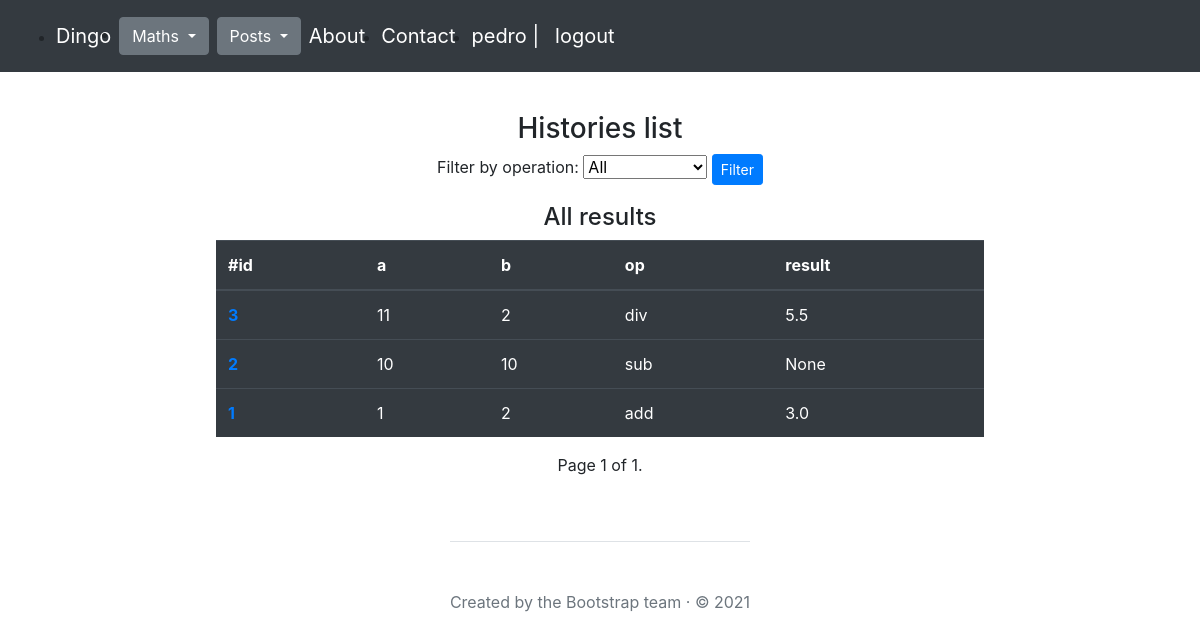
Page /maths/histories/ (signed in) on the earlier database version.
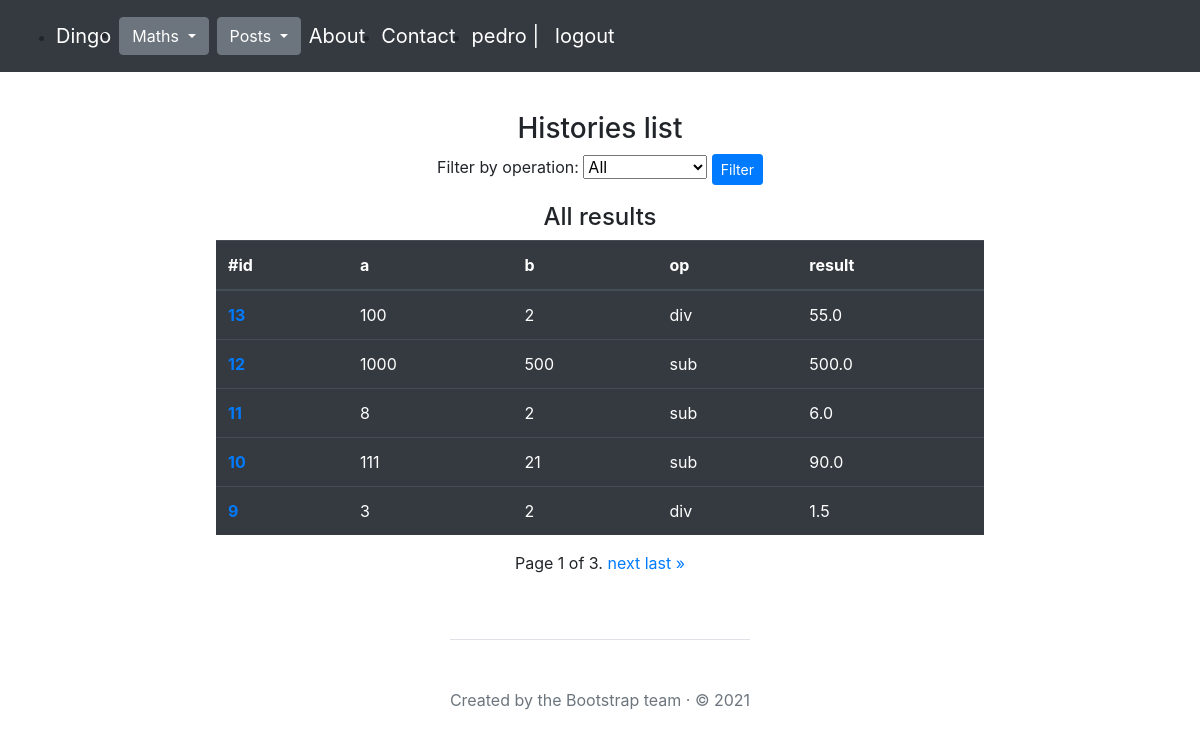
Same page on the later database version.
### maths/models.py (models this page shows, shortened)
class Math(models.Model):
    class Meta:
        ordering = ["-id"]
    operation = models.CharField(max_length=5, choices=OPERATION_CHOICES)
    a = models.IntegerField()
    b = models.IntegerField()
    created = models.DateTimeField(auto_now_add=True)
    result = models.ForeignKey(
        'maths.Result',
        on_delete=models.CASCADE,
        null=True,
        blank=True
    )

class Result(models.Model):
    value = models.FloatField(blank=True, null=True, unique=True)
    error = models.CharField(
        max_length=255,
        null=True,
        blank=True,
        unique=True
    )
    class Meta:
        constraints = [
            models.CheckConstraint(
                name="%(app_label)s_%(class)s_value_error_together",
                check=(
                    models.Q(
                        value__isnull=False,
                        error__isnull=True,
                    )
                    | models.Q(
                        value__isnull=True,
                        error__isnull=False,
                    )
                ),
            )
        ]

### maths/views.py (the view)
# urls.py: path('histories/', maths_list, name="list"),
@login_required
def maths_list(request):
    maths = Math.objects.all()
    page_number = request.GET.get('page')
    operation_filter = request.GET.get('operation')
    if operation_filter:
        maths = Math.objects.filter(operation=operation_filter)
    paginator = Paginator(maths, 5)
    maths = paginator.get_page(page_number)
    return render(
        request=request,
        template_name="maths/list.html",
        context={"maths": maths,
                 "operation_filter": operation_filter,
                }
    )

### maths/templates/maths/list.html (shortened to what this page needs)
{% extends "main.html" %}
{% block content %}
<div class="mt-3 d-flex flex-column align-items-center justify-content-center">
<h3>Histories list</h3>
<form method="get" action="{% url 'maths:list' %}">
    <label for="operation">Filter by operation:</label>
    <select name="operation" id="operation">
        <option value="">All</option>
    </select>
    <button class="btn btn-sm btn-primary" type="submit">Filter</button>
</form>
    {% if operation_filter %}
        <h4 class="mt-3">Filtered by opetarion: {{ operation_filter }}</h4>
    {% else %}
        <h4 class="mt-3">All results</h4>
    {% endif %}
    <div class="table-responsive">
        <table class="table table-dark">
          <thead>
            <tr>
              <th scope="col">#id</th>
              <th scope="col">a</th>
              <th scope="col">b</th>
              <th scope="col">op</th>
              <th scope="col">result</th>
            </tr>
          </thead>
          <tbody>
            {% if maths %}
            {% for m in maths %}
              <tr>
                <th scope="row"><a href="{% url "maths:details" m.id %}">{{ m.id }}</a></th>
                <td>{{ m.a }}</td>
                <td>{{ m.b }}</td>
                <td>{{ m.operation }}</td>
                {% if m.result.value %}
                <td>{{ m.result.value }}</td>
                {% else %}
                <td>{{ m.result.error }}</td>
                {% endif %}
              </tr>
            {% endfor %}
            {% else %}
            No results
            {% endif %}
            </tbody>
        </table>
      </div>
    <div class="pagination">
    <span class="step-links">
        <span class="current">
            Page {{ maths.number }} of {{ maths.paginator.num_pages }}.
        </span>
        {% if maths.has_next %}
            <a href="?page={{ maths.next_page_number }}">next</a>
            <a href="?page={{ maths.paginator.num_pages }}">last »</a>
        {% endif %}
    </span>
    </div>
  </div>
{% endblock %}

### templates/main.html (shortened to what this page needs)
{% load bootstrap4 %}
<!doctype html>
<html lang="en">
<head>
    <link rel="stylesheet" href="https://stackpath.bootstrapcdn.com/bootstrap/4.5.0/css/bootstrap.min.css">
    {% load static %}
    <link rel="stylesheet" type="text/css" href="{% static 'maths/css/style.css' %}">
</head>
<body>
    <div class="col-lg-8 mx-auto p-3 py-md-5">
        <nav class="navbar navbar-expand-md navbar-dark bg-dark fixed-top py-0 d-flex flex-row justify-content-between align-items-center">
            <div class="collapse navbar-collapse d-flex flex-row align-items-end justify-content-start mt-3" id="navbarsExampleDefault">
                <ul class="d-flex flex-row align-items-center justify-content-center">
                    <li><a class="navbar-brand mr-2" href="/greetings">Dingo</a></li>
                    <li>
                        <div class="btn-group mr-2">
                            <button type="button" class="btn btn-secondary dropdown-toggle" data-toggle="dropdown" aria-haspopup="true" aria-expanded="false">
                                Maths
                            </button>
                        </div>
                    </li>
                    <li>
                        <div class="btn-group mr-2">
                            <button type="button" class="btn btn-secondary dropdown-toggle" data-toggle="dropdown" aria-haspopup="true" aria-expanded="false">
                                Posts
                            </button>
                        </div>
                    </li>
                    <li><a class="navbar-brand" href="/greetings/about">About</a></li>
                    <li><a class="navbar-brand" href="/greetings/contact">Contact</a></li>
                    <li>
                        {% if user.is_authenticated %}
                            <a class="navbar-brand">
                                {{ user.username }} | <a class="navbar-brand" href="{% url 'logout' %}">logout</a>
                            </a>
                        {% else %}
                           <a class="navbar-brand" href="{% url 'login' %}">login</a>
                        {% endif %}
                    </li>
                </ul>
            </div>
        </nav>
        <main>
            <div id="content" class="mt-5">
                {% block content %}{% endblock %}
            </div>
        </main>
        <div class="mt-3 d-flex flex-column align-items-center justify-content-center">
            <footer class="pt-5 my-5 text-muted border-top">
                Created by the Bootstrap team &middot; &copy; 2021
            </footer>
        </div>
    </div>
</body>
</html>

Differences in the rows shown:
no longer on this page (row edited): Math: id "3", a "11", b "2", operation "div", result.value "5.5"
no longer on this page (row edited): Math: id "2", a "10", b "10", operation "sub", result.error "None"
no longer on this page (row edited): Math: id "1", a "1", b "2", operation "add", result.value "3.0"
added Math: id "13", a "100", b "2", operation "div", result.value "55.0"
added Math: id "12", a "1000", b "500", operation "sub", result.value "500.0"
added Math: id "11", a "8", b "2", operation "sub", result.value "6.0"
added Math: id "10", a "111", b "21", operation "sub", result.value "90.0"
added Math: id "9", a "3", b "2", operation "div", result.value "1.5"
Other differences:
{{ maths.paginator.num_pages }}: "1" → "3"
text now shown: "next last »"
